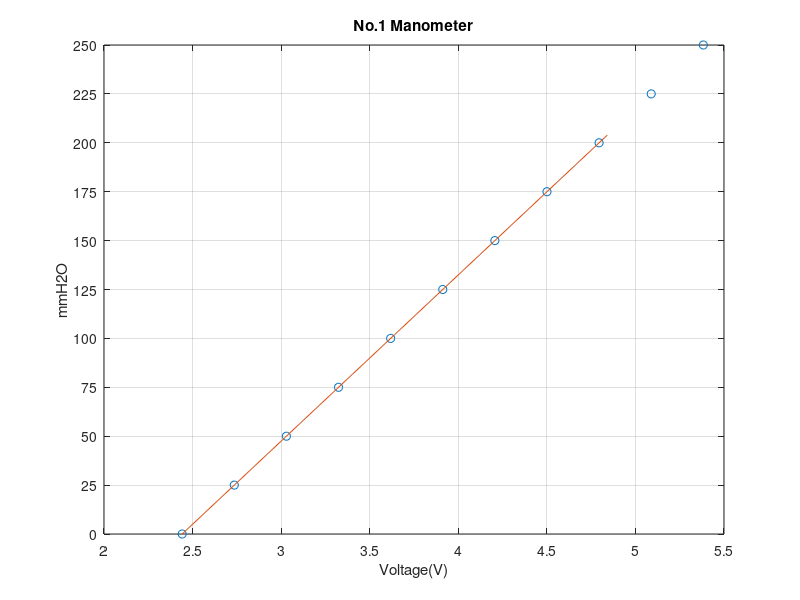

Source code (MATLAB):
ref_p = 0 : 200 : 2000;
measured_p = ref_p*(0.101972);
mmh2o = 0 : 25 : 250;
voltage1 = 0.0012*ref_p + 2.4413;
test_p = mmh2o*(9.80665);
voltage2 = 0.0012*test_p + 2.4413;
plot(voltage2,mmh2o,'o')
hold on
plot(voltage1,measured_p)
grid on
title('No.1 Manometer')
xlabel('Voltage(V)')
ylabel('mmH2O')
yticks([0 25 50 75 100 125 150 175 200 225 250])
a = (voltage2)';
disp(a)